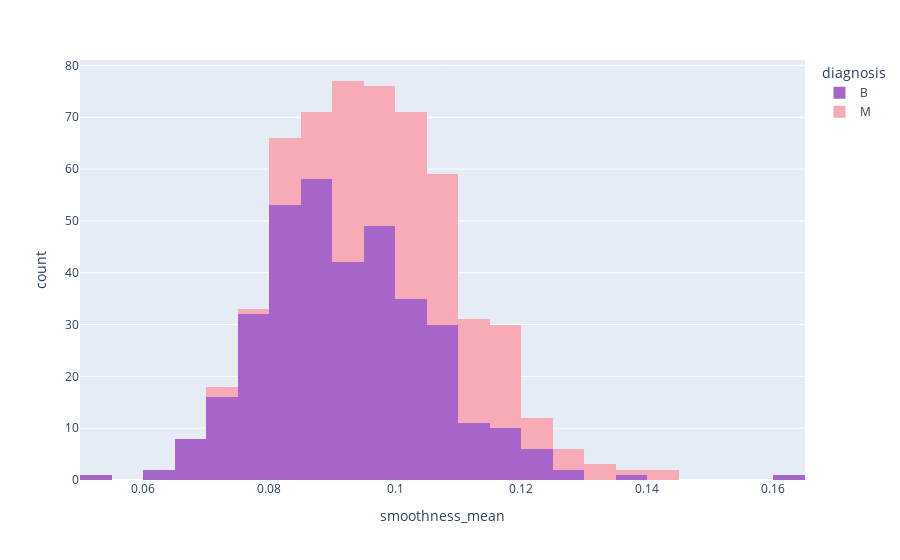

Notebook cell for this chart:
### Code cell
px.histogram(data_frame=data,x='smoothness_mean',color='diagnosis',color_discrete_sequence=['#A865C9','#f6abb6'])

### Figure 1 — Plotly figure (JSON) as saved in the notebook; plotly's stock layout.template omitted (floating-point values rounded to 4 significant figures; data arrays with more than 128 entries replaced by an {"elided": "..."} marker saying what was removed)
{"data": [{"alignmentgroup": "True", "bingroup": "x", "hovertemplate": "diagnosis=B<br>smoothness_mean=%{x}<br>count=%{y}<extra></extra>", "legendgroup": "B", "marker": {"color": "#A865C9", "pattern": {"shape": ""}}, "name": "B", "offsetgroup": "B", "orientation": "v", "showlegend": true, "type": "histogram", "x": {"elided": "357 float values"}, "xaxis": "x", "yaxis": "y"}, {"alignmentgroup": "True", "bingroup": "x", "hovertemplate": "diagnosis=M<br>smoothness_mean=%{x}<br>count=%{y}<extra></extra>", "legendgroup": "M", "marker": {"color": "#f6abb6", "pattern": {"shape": ""}}, "name": "M", "offsetgroup": "M", "orientation": "v", "showlegend": true, "type": "histogram", "x": {"elided": "212 float values"}, "xaxis": "x", "yaxis": "y"}], "layout": {"barmode": "relative", "legend": {"title": {"text": "diagnosis"}, "tracegroupgap": 0}, "margin": {"t": 60}, "xaxis": {"anchor": "y", "domain": [0, 1], "title": {"text": "smoothness_mean"}}, "yaxis": {"anchor": "x", "domain": [0, 1], "title": {"text": "count"}}}}
